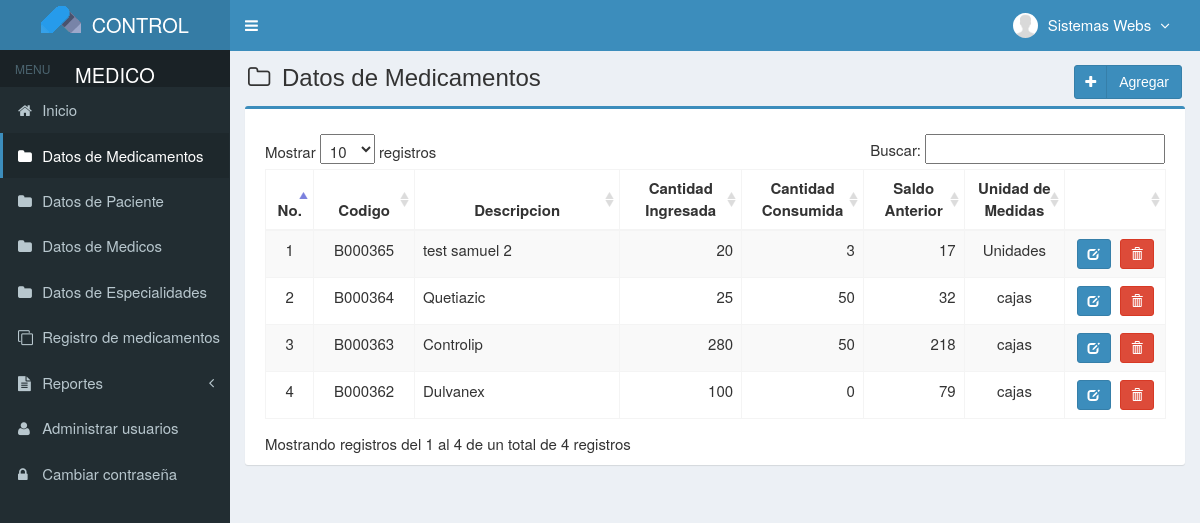
Screenshot of /main.php?module=medicines (signed in) with the database file from the repository.
### tables this page shows
CREATE TABLE IF NOT EXISTS `usuarios` (
  `id_user` int(3) NOT NULL AUTO_INCREMENT,
  `username` varchar(50) NOT NULL,
  `name_user` varchar(50) NOT NULL,
  `password` varchar(50) NOT NULL,
  `email` varchar(50) DEFAULT NULL,
  `telefono` varchar(13) DEFAULT NULL,
  `foto` varchar(100) DEFAULT NULL,
  `permisos_acceso` enum('Super Admin','Gerente','Almacen') NOT NULL,
  `status` enum('activo','bloqueado') NOT NULL DEFAULT 'activo',
  `created_at` timestamp NOT NULL DEFAULT CURRENT_TIMESTAMP,
  `updated_at` timestamp NOT NULL DEFAULT CURRENT_TIMESTAMP ON UPDATE CURRENT_TIMESTAMP,
  PRIMARY KEY (`id_user`),
  KEY `level` (`permisos_acceso`)
);

CREATE TABLE IF NOT EXISTS `medicamentos` (
  `codigo` varchar(7) NOT NULL,
  `nombre` varchar(50) NOT NULL,
  `precio_compra` int(11) NOT NULL,
  `precio_venta` int(11) NOT NULL,
  `unidad` varchar(20) NOT NULL,
  `stock` int(11) NOT NULL,
  `created_user` int(3) NOT NULL,
  `created_date` timestamp NOT NULL DEFAULT CURRENT_TIMESTAMP,
  `updated_user` int(3) NOT NULL,
  `updated_date` timestamp NOT NULL DEFAULT CURRENT_TIMESTAMP ON UPDATE CURRENT_TIMESTAMP,
  PRIMARY KEY (`codigo`),
  KEY `created_user` (`created_user`),
  KEY `updated_user` (`updated_user`)
);

### config/fungsi_rupiah.php (called while the page is built, shortened)
<?php
function format_rupiah($angka){
  $rupiah=number_format($angka,0,',','.');
  return $rupiah;
}
?>

### modules/medicines/view.php (the view, shortened to what this page needs)
<section class="content-header">
  <h1>
    <i class="fa fa-folder-o icon-title"></i> Datos de Medicamentos
    <a class="btn btn-primary btn-social pull-right" href="?module=form_medicines&form=add" title="agregar" data-toggle="tooltip">
      <i class="fa fa-plus"></i> Agregar
    </a>
  </h1>
</section>
<section class="content">
  <div class="row">
    <div class="col-md-12">
      <div class="box box-primary">
        <div class="box-body">
          <table id="dataTables1" class="table table-bordered table-striped table-hover">
            <thead>
              <tr>
                <th class="center">No.</th>
                <th class="center">Codigo</th>
                <th class="center">Descripcion</th>
                <th class="center">Cantidad Ingresada</th>
                <th class="center">Cantidad Consumida</th>
                <th class="center">Saldo Anterior</th>
                <th class="center">Unidad de Medidas</th>
                <th></th>
              </tr>
            </thead>
            <tbody>
            <?php
            $no = 1;
            $query = mysqli_query($mysqli, "SELECT codigo,nombre,precio_compra,precio_venta,unidad,stock FROM medicamentos ORDER BY codigo DESC")
                                            or die('error: '.mysqli_error($mysqli));
            while ($data = mysqli_fetch_assoc($query)) {
              $precio_compra = format_rupiah($data['precio_compra']);
              $precio_venta = format_rupiah($data['precio_venta']);
              echo "<tr>
                      <td width='30' class='center'>$no</td>
                      <td width='80' class='center'>$data[codigo]</td>
                      <td width='180'>$data[nombre]</td>
                      <td width='100' align='right'> $precio_compra</td>
                      <td width='100' align='right'> $precio_venta</td>
                      <td width='80' align='right'>$data[stock]</td>
                      <td width='80' class='center'>$data[unidad]</td>
                      <td class='center' width='80'>
                        <div>
                          <a data-toggle='tooltip' data-placement='top' title='modificar' style='margin-right:5px' class='btn btn-primary btn-sm' href='?module=form_medicines&form=edit&id=$data[codigo]'>
                              <i style='color:#fff' class='glyphicon glyphicon-edit'></i>
                          </a>";
            ?>
                          <a data-toggle="tooltip" data-placement="top" title="Eliminar" class="btn btn-danger btn-sm" href="modules/medicines/proses.php?act=delete&id=<?php echo $data['codigo'];?>" onclick="return confirm('estas seguro de eliminar<?php echo $data['nombre']; ?> ?');">
                              <i style="color:#fff" class="glyphicon glyphicon-trash"></i>
                          </a>
            <?php
              echo "    </div>
                      </td>
                    </tr>";
              $no++;
            }
            ?>
            </tbody>
          </table>
        </div>
      </div>
    </div>
  </div>
</section><!-- /.content

### top-menu.php (shortened to what this page needs)
<?php
require_once "config/database.php";
$query = mysqli_query($mysqli, "SELECT id_user, name_user, foto, permisos_acceso FROM usuarios WHERE id_user='$_SESSION[id_user]'")
                                or die('error: '.mysqli_error($mysqli));
$data = mysqli_fetch_assoc($query);
?>
<li class="dropdown user user-menu">
  <a href="#" class="dropdown-toggle" data-toggle="dropdown">
  <?php
  if ($data['foto']=="") { ?>
    <img src="images/user/user-default.png" class="user-image" alt="User Image"/>
  <?php
  }
  else { ?>
    <img src="images/user/<?php echo $data['foto']; ?>" class="user-image" alt="User Image"/>
  <?php
  }
  ?>
    <span class="hidden-xs"><?php echo $data['name_user']; ?> <i style="margin-left:5px" class="fa fa-angle-down"></i></span>
  </a>
</li>

### assets/css/style.css (style rules this page uses)
.btn-social *:first-child { border-right: 1px solid rgba(0, 0, 0, 0.1); bottom: 0; font-size: 1em !important; left: 0; line-height: 32px !important; position: absolute; text-align: center; top: 0; width: 32px !important; }
.content-header { padding: 15px 18px 0; position: relative; }
.center { text-align:center; }
.icon-title { margin-right: 5px; }
body { background-color: #fff; color: #333; font-size: 15px; line-height: 1.42857; }

### rows the page displays
usuarios: foto (placeholder picture), name_user "Sistemas Webs"
medicamentos: codigo "B000365", nombre "test samuel 2", precio_compra "20", precio_venta "3", stock "17", unidad "Unidades"
medicamentos: codigo "B000364", nombre "Quetiazic", precio_compra "25", precio_venta "50", stock "32", unidad "cajas"
medicamentos: codigo "B000363", nombre "Controlip", precio_compra "280", precio_venta "50", stock "218", unidad "cajas"
medicamentos: codigo "B000362", nombre "Dulvanex", precio_compra "100", precio_venta "0", stock "79", unidad "cajas"
